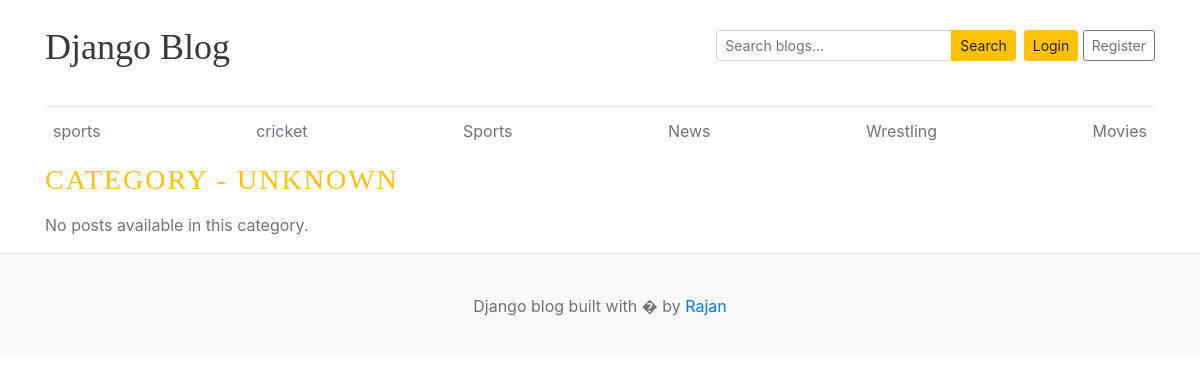
The page /category/7/ on the database as committed earlier.
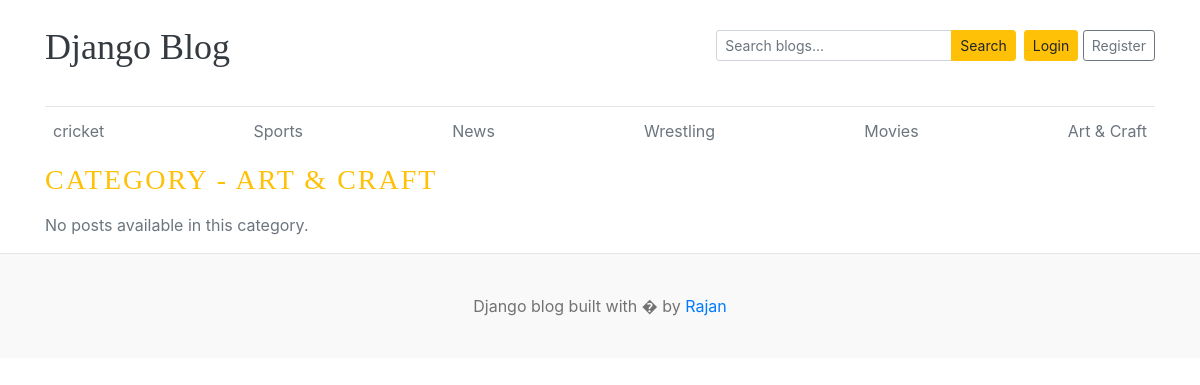
The same page on the database as committed later.
### blogs/models.py (models this page shows, shortened)
class Category(models.Model):
    category_name = models.CharField(max_length=50, unique=True)
    created_at = models.DateTimeField(auto_now_add=True)
    updated_at = models.DateTimeField(auto_now=True)
    class Meta:
        verbose_name_plural = "Category"

### blogs/views.py (the view)
# urls.py: path('<int:category_id>/', views.category_blogs, name='category_blogs'),
def category_blogs(request, category_id):
    posts = Blog.objects.filter(category_id=category_id, status=1)
    current_category = Category.objects.filter(id=category_id).first()
    categories = Category.objects.all()
    context = {
        'posts': posts,
        'current_category': current_category,
        'category': categories,
        'SocialLink': SocialLink.objects.all(),
    }
    return render(request, 'category_blogs.html', context)

### blogs/context_processors.py (called while the page is built)
def get_categories(request):
    categories = Category.objects.all()
    return {'category': categories}

def get_SocialLink(request):
    social_links = SocialLink.objects.all()
    return {'SocialLink': social_links}

### templates/category_blogs.html
{% extends 'base.html' %}
{% block content %}
<h3 class="text-uppercase text-warning mb-3" style="letter-spacing: 2px;">
  Category - {% if current_category %}{{ current_category.category_name }}{% else %}Unknown{% endif %}
</h3>
<div class="row">
  {% if posts %}
    {% for post in posts %}
      <div class="col-md-6 mb-4">
        <div class="card border-0">
          <div class="card-body">
            <h3><a href="{% url 'blogs' post.slug %}" class="text-dark">{{ post.title }}</a></h3>
            <small class="mb-1 text-muted">{{ post.created_at|date:"M d, Y" }} | {{ post.author }}</small>
            <p class="card-text">{{ post.short_description|truncatewords:20 }}</p>
          </div>
        </div>
      </div>
    {% endfor %}
  {% else %}
    <div class="col-12">
      <p class="text-muted">No posts available in this category.</p>
    </div>
  {% endif %}
</div>
{% endblock %}

### templates/base.html (shortened to what this page needs)
{% load static %}
<!DOCTYPE html>
<html lang="en">
<head>
    <link href="https://getbootstrap.com/docs/4.0/dist/css/bootstrap.min.css" rel="stylesheet">
    <link href="{% static 'css/blog.css' %}" rel="stylesheet">
  </head>
<body>
    <div class="container">
      <header class="blog-header py-3">
        <div class="row flex-nowrap justify-content-between align-items-center mb-3">
          <div class="col-6 pt-1">
            <a class="blog-header-logo text-dark" href="/">Django Blog</a>
          </div>
          <div class="col-6 d-flex justify-content-end align-items-center">
            <form id="search-form" action="{% url 'search' %}" method="get" class="form-inline mr-2">
              <div class="input-group input-group-sm">
                <input class="form-control" name="keyword" type="text" placeholder="Search blogs..." aria-label="Search blogs" />
                <div class="input-group-append">
                  <button class="btn btn-warning" type="submit">Search</button>
                </div>
              </div>
            </form>
            <a class="btn btn-sm btn-warning" href="#">Login</a> &nbsp;
            <a class="btn btn-sm btn-outline-secondary" href="#">Register</a>
          </div>
        </div>
      </header>
      <div class="nav-scroller py-1 mb-2">
        <nav class="nav d-flex justify-content-between">
          {% for cat in category %}
          <a class="p-2 text-muted" href="{% url 'category_blogs' cat.id %}">{{ cat.category_name }}</a>
          {% endfor %}
        </nav>
      </div>
{% block content %}
{% endblock %}
    </div>
 <footer class="blog-footer">
  <p>Django blog built with � by <a href="#">Rajan</a></p>
</footer>
</body>
</html>

Rows that differ between the two databases and show on the page:
removed Category: category_name "sports"
added Category: category_name "Art & Craft", category_name "ART & CRAFT"
Other text that changed with them:
text no longer shown: "UNKNOWN"
